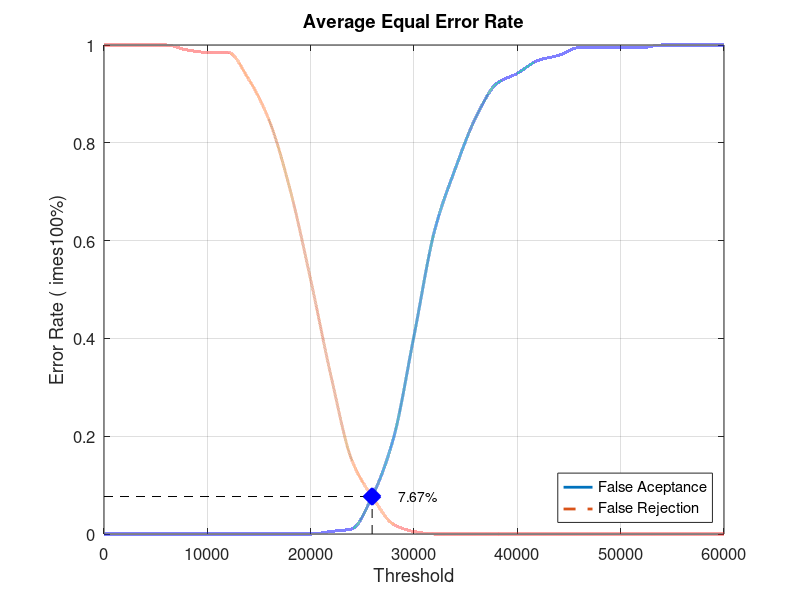
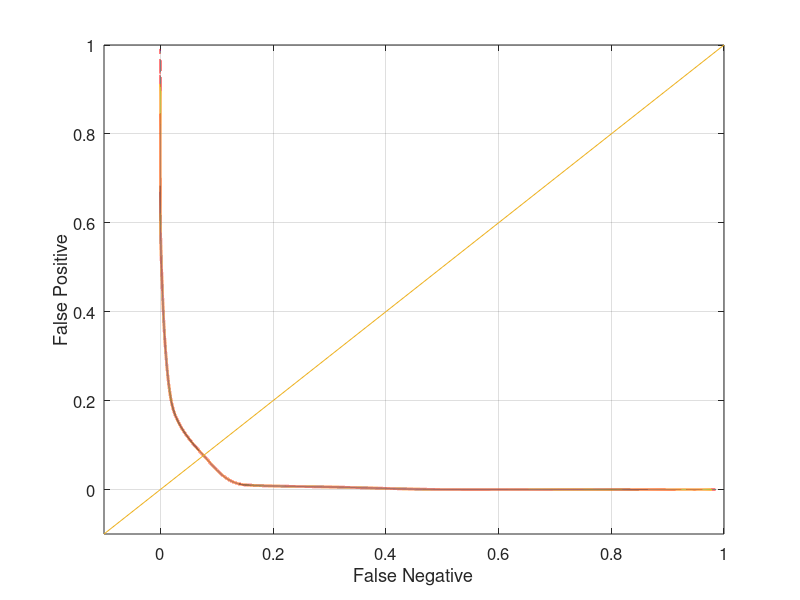

Write MATLAB code to recreate these figures, in order.
close all;
clear;
clc;
x = 0:2000:60000;
xq = 0:0.5:60000;

y0 = [0 0 0 0 0 0 0 0 0 0 0 0.00526316 0.0105263 0.0789474 0.194737 0.405263 0.621053 0.747368 0.852632 0.921053 0.942105 0.968421 0.978947 0.994737 0.994737 0.994737 0.994737 1 1 1 1]
yy0 = interp1(x, y0, xq, 'pchip');
y1 = [1 1 1 1 0.99 0.985 0.985 0.93 0.845 0.705 0.52 0.32 0.15 0.075 0.02 0.005 0 0 0 0 0 0 0 0 0 0 0 0 0 0 0]
yy1 = interp1(x, y1, xq, 'pchip');

% Calculating EER: 
y2 = abs(y0 - y1);
find(y2 == min(y2))
yy2 = abs(yy0 - yy1);
xEER = find(yy2 == min(yy2));
xEERIndex = xq(xEER) % X-axis EER
yEER = yy0(xEER) % Y-axis EER

main = figure
plot(xq, yy0,'-','LineWidth', 2);	hold on
plot(xq, yy1,'--','LineWidth', 2);	hold on
plot([xEERIndex xEERIndex], [0 yEER], 'k--');	hold on
plot([0 xEERIndex], [yEER yEER], 'k--');	hold on
plot(xEERIndex, yEER, 'bx', 'LineWidth', 10);	hold on
text(xEERIndex + 10 * xEERIndex / 100, yEER, [num2str(round((10000 * yEER)) / 100) '%'])
legend('False Aceptance', 'False Rejection', 'Location', 'SouthEast')
xlabel('Threshold')
ylabel('Error Rate (	imes100%)')
title('Average Equal Error Rate')
set(gca, 'FontSize', 12)
axis([0 60000 0 1])
grid on

print(main, 'Database4_1Main', '-dpng');
FNRxFPR = figure('Color', [1 1 1]);
plot(yy1, yy0, '-', yy1, yy0, 'LineWidth', 2);
hold on
y = -0.1:0.1:1
plot(y, y); 
set(gca, 'FontSize', 12)
xlabel('False Negative')
ylabel('False Positive')
axis([-0.1 1 -0.1 1])
set(gca, 'FontSize', 12)
grid on

print(FNRxFPR, 'Database4_1FNRxFPR','-dpng');
